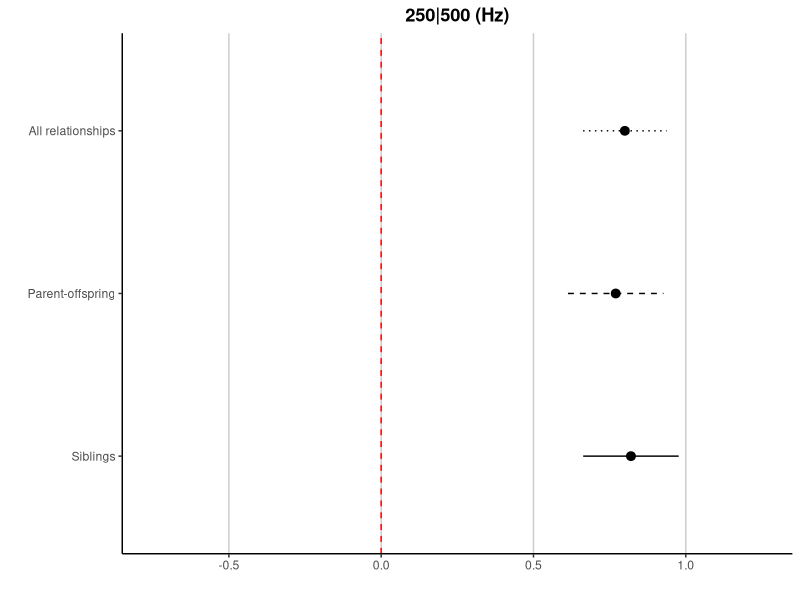
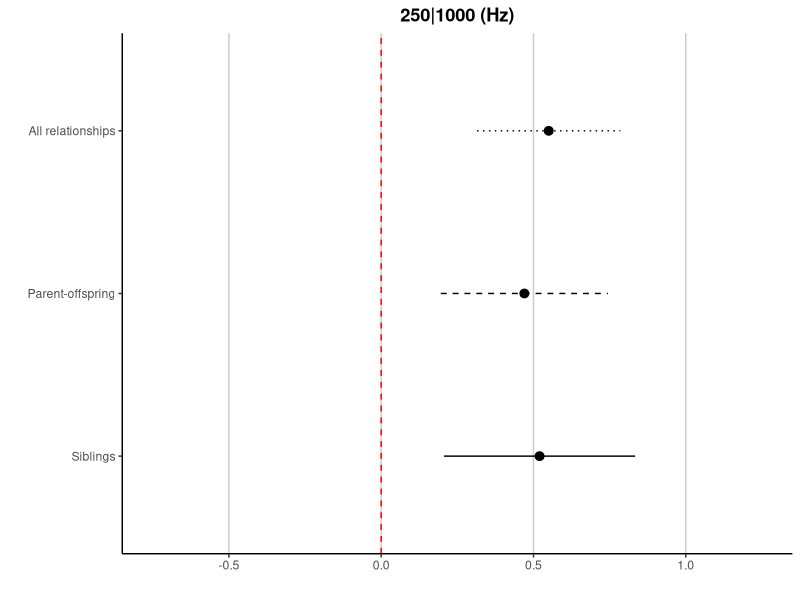
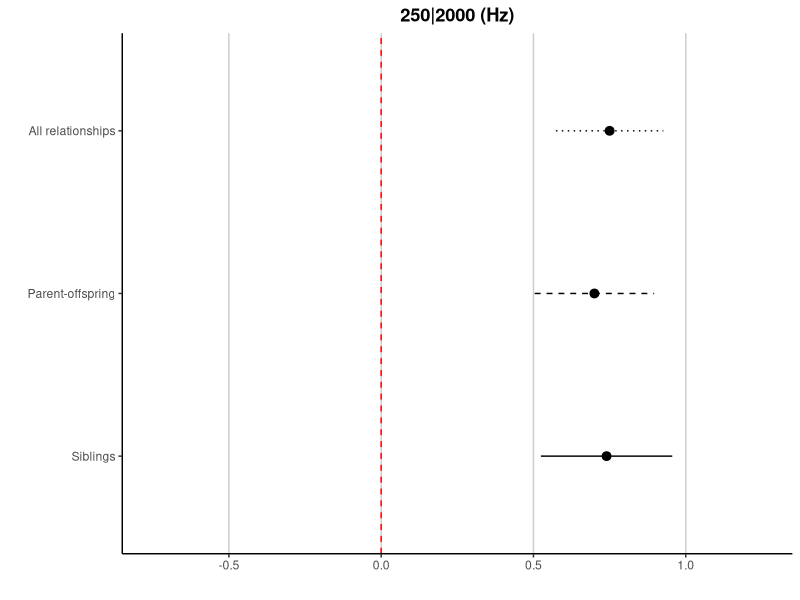
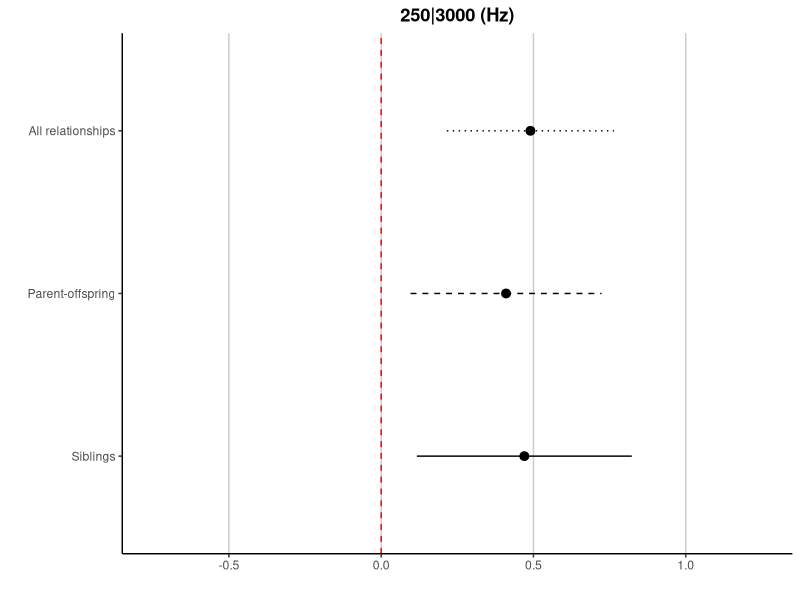
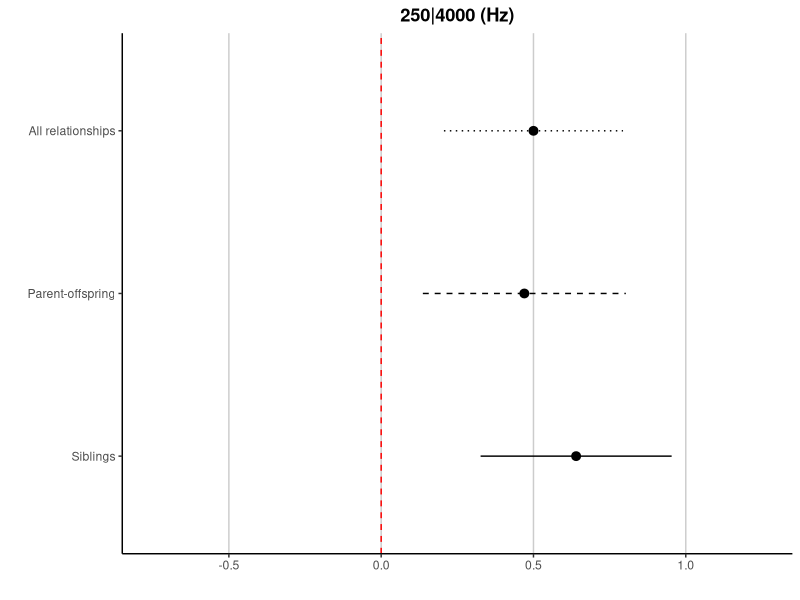
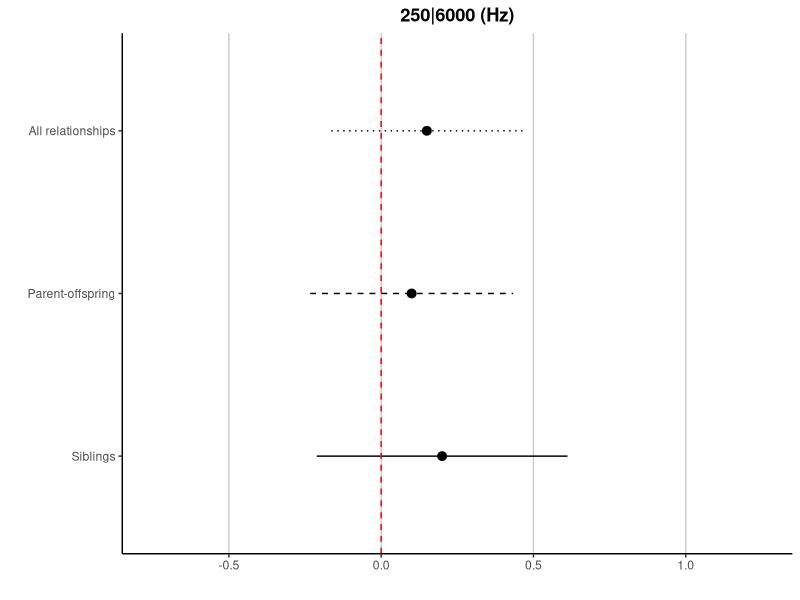
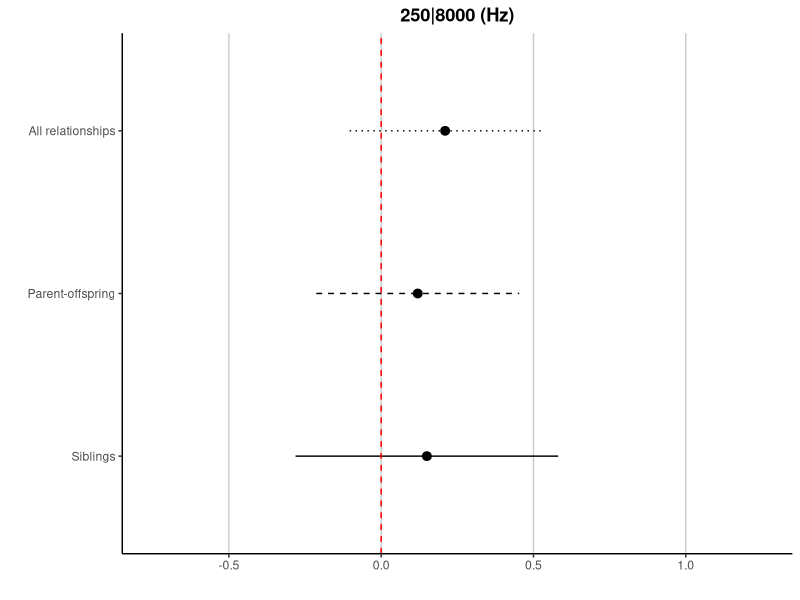
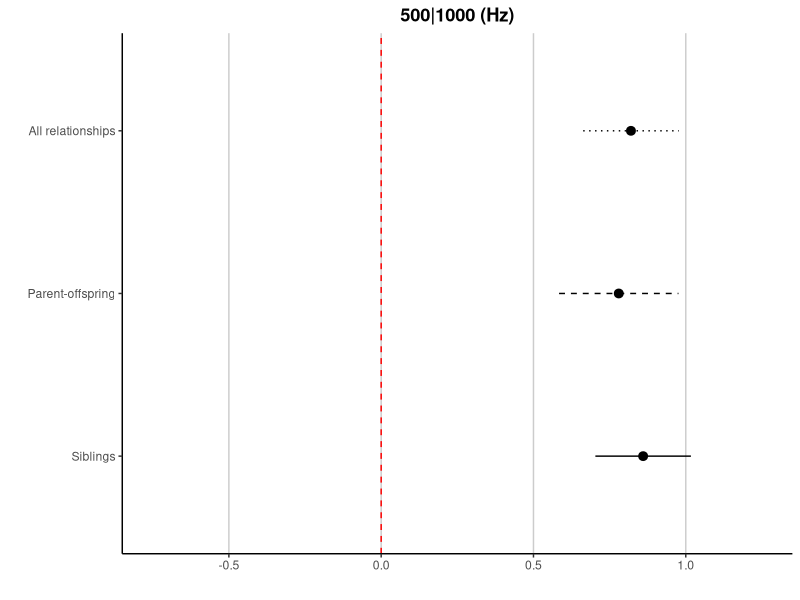

Reproduce these figures in R, in order.
## ---- chunk 1
knitr::opts_chunk$set(echo = TRUE)
## ---- chunk 2
# Load necessary library
library(ggplot2)
library(tidyr)
library(dplyr)
library(gridExtra)

# Define the dataset
data <- data.frame(
   Frequency_comparison = c("250|500", "250|1000", "250|2000", "250|3000", "250|4000", "250|6000", 
                           "250|8000", "500|1000", "500|2000", "500|3000", "500|4000", "500|6000", 
                           "500|8000", "1000|2000", "1000|3000", "1000|4000", "1000|6000", 
                           "1000|8000", "2000|3000", "2000|4000", "2000|6000", "2000|8000", 
                           "3000|4000", "3000|6000", "3000|8000", "4000|6000", "4000|8000", "6000|8000"),
  
  All_RhoG = c(0.80, 0.55, 0.75, 0.49, 0.50, 0.15, 
               0.21, 0.82, 0.90, 0.65, 0.63, 0.12, 
               0.30, 0.82, 0.60, 0.58, -0.05, 
               0.15, 0.63, 0.61, 0.07, 0.20, 
               0.76, 0.54, 0.52, 0.68, 0.61, 0.91),
  
  All_SE = c(0.07, 0.12, 0.09, 0.14, 0.15, 0.16, 
             0.16, 0.08, 0.59, 0.12, 0.14, 0.17, 
             0.16, 0.07, 0.14, 0.16, 0.19, 
             0.19, 0.12, 0.14, 0.18, 0.17, 
             0.11, 0.15, 0.16, 0.12, 0.14, 0.08),
  
  Parent_offspring_RhoG = c(0.77, 0.47, 0.70, 0.41, 0.47, 0.10, 
                            0.12, 0.78, 0.86, 0.60, 0.61, 0.10, 
                            0.25, 0.76, 0.52, 0.49, -0.10, 
                            0.00, 0.62, 0.65, 0.14, 0.25, 
                            0.73, 0.59, 0.60, 0.69, 0.64, 0.97),
  
  Parent_offspring_SE = c(0.08, 0.14, 0.10, 0.16, 0.17, 0.17, 
                          0.17, 0.10, 0.08, 0.14, 0.16, 0.19, 
                          0.18, 0.10, 0.16, 0.19, 0.20, 
                          0.20, 0.12, 0.14, 0.18, 0.18, 
                          0.12, 0.15, 0.15, 0.13, 0.15, 0.07),
  
  Siblings_RhoG = c(0.82, 0.52, 0.74, 0.47, 0.64, 0.20, 
                    0.15, 0.86, 0.93, 0.63, 0.71, 0.09, 
                    0.26, 0.82, 0.42, 0.49, -0.19, 
                    0.02, 0.63, 0.62, 0.01, 0.17, 
                    0.77, 0.49, 0.62, 0.68, 0.58, 0.98),
  
  Siblings_SE = c(0.08, 0.16, 0.11, 0.18, 0.16, 0.21, 
                  0.22, 0.08, 0.06, 0.16, 0.15, 0.23, 
                  0.22, 0.08, 0.19, 0.20, 0.23, 
                  0.24, 0.15, 0.16, 0.23, 0.23, 
                  0.12, 0.19, 0.17, 0.14, 0.18, 0.06)
)

# Display the updated data frame
print(data)

## ---- chunk 3


# Calculate the confidence intervals
library(dplyr)

# Assuming 'data' is your initial dataframe and 'new_data' is the dataframe with updated values as provided earlier

# Merge the new data into the old dataframe, making sure the column names match
data <- data %>%
  mutate(
    Full_Pedigree_RhoG = All_RhoG,
    Full_Pedigree_SE = All_SE,
    Parent_offspring_RhoG = Parent_offspring_RhoG,
    Parent_offspring_SE = Parent_offspring_SE,
    Siblings_RhoG = Siblings_RhoG,
    Siblings_SE = Siblings_SE
  )

# Calculate the confidence intervals
z_value <- 1.96  # For 95% confidence

data <- data %>%
  mutate(
    Full_Pedigree_CI_lower = Full_Pedigree_RhoG - z_value * Full_Pedigree_SE,
    Full_Pedigree_CI_upper = Full_Pedigree_RhoG + z_value * Full_Pedigree_SE,
    Parent_offspring_CI_lower = Parent_offspring_RhoG - z_value * Parent_offspring_SE,
    Parent_offspring_CI_upper = Parent_offspring_RhoG + z_value * Parent_offspring_SE,
    Siblings_CI_lower = Siblings_RhoG - z_value * Siblings_SE,
    Siblings_CI_upper = Siblings_RhoG + z_value * Siblings_SE
  )

# View the updated dataframe
print(data)


## ---- chunk 4
## Reshape the data to long format for plotting and set factor levels
ci_data <- data %>%
  select(Frequency_comparison, 
         Full_Pedigree_RhoG, Full_Pedigree_CI_lower, Full_Pedigree_CI_upper,
         Parent_offspring_RhoG, Parent_offspring_CI_lower, Parent_offspring_CI_upper,
         Siblings_RhoG, Siblings_CI_lower, Siblings_CI_upper) %>%
  pivot_longer(
    cols = c(Full_Pedigree_RhoG, Parent_offspring_RhoG, Siblings_RhoG), 
    names_to = "Relation", values_to = "RhoG"
  ) %>%
  mutate(CI_lower = case_when(
    Relation == "Full_Pedigree_RhoG" ~ Full_Pedigree_CI_lower,
    Relation == "Parent_offspring_RhoG" ~ Parent_offspring_CI_lower,
    Relation == "Siblings_RhoG" ~ Siblings_CI_lower
  ),
  CI_upper = case_when(
    Relation == "Full_Pedigree_RhoG" ~ Full_Pedigree_CI_upper,
    Relation == "Parent_offspring_RhoG" ~ Parent_offspring_CI_upper,
    Relation == "Siblings_RhoG" ~ Siblings_CI_upper
  )) %>%
  mutate(Relation = recode(Relation,
                           "Full_Pedigree_RhoG" = "All relationships",
                           "Parent_offspring_RhoG" = "Parent-offspring",
                           "Siblings_RhoG" = "Siblings")) %>%
  mutate(Relation = factor(Relation, levels = c("Siblings", "Parent-offspring", "All relationships")))




## ---- chunk 5
# Function to create forest plot for a single frequency comparison
plot_forest <- function(data, frequency_comparison) {
  ggplot(data %>% filter(Frequency_comparison == frequency_comparison), 
         aes(y = Relation, x = RhoG, xmin = CI_lower, xmax = CI_upper, 
             linetype = Relation)) +  # Removed size aesthetic to avoid fontsize error
    geom_pointrange(size = 0.5) +  # Set point range size manually
    geom_vline(xintercept = 0, linetype = "dashed", color = "red") +  # Add a vertical line at x = 0
    labs(title = paste(frequency_comparison, "(Hz)"),
         x = "", y = "") +
    scale_x_continuous(limits = c(-.75, 1.25)) +  # Adjust x-axis limits
    scale_linetype_manual(values = c("solid", "dashed", "dotted")) +
    theme_classic() +
    theme(legend.position = "none",
          panel.grid.major.x = element_line(color = "grey80", size = 0.5),  # Vertical gridlines
          plot.title = element_text(hjust = 0.5, face = "bold"))  # Title alignment and style
}

# Create and display plots for each frequency comparison
plots <- lapply(unique(ci_data$Frequency_comparison), function(freq) {
  plot_forest(ci_data, freq)
})

# Print all the plots
for (p in plots) {
  print(p)
}



## ---- chunk 6
plot_forest <- function(data, frequency_comparison) {
  ggplot(data %>% filter(Frequency_comparison == frequency_comparison), 
         aes(y = Relation, x = RhoG, xmin = CI_lower, xmax = CI_upper, 
             linetype = Relation)) +  # Removed size aesthetic to avoid fontsize error
    geom_pointrange(size = 0.5) +  # Set point range size manually
    geom_vline(xintercept = 0, linetype = "dashed", color = "red") +  # Add a vertical line at x = 0
    labs(title = paste(frequency_comparison, "(Hz)"),
         x = "", y = "") +
    scale_x_continuous(limits = c(-.75, 1.25)) +  # Adjust x-axis limits
    scale_linetype_manual(values = c("solid", "dashed", "dotted")) +
    theme_classic() +
    theme(legend.position = "none",
          panel.grid.major.x = element_line(color = "grey80", size = 0.5),  # Vertical gridlines
          plot.title = element_text(hjust = 0.5, face = "bold"))  # Title alignment and style
}

# Create and display plots for each frequency comparison
plots <- lapply(unique(ci_data$Frequency_comparison), function(freq) {
  plot_forest(ci_data, freq)
})


# Combine the plots into one figure using gridExtra
combined_plot <- grid.arrange(grobs = plots, ncol = 7)  # Adjust based on your number of plots
# Save the combined plot to a file
ggsave("combined_RhoG.png", combined_plot, width = 30, height = 10, dpi = 300)

# Display the combined plot
print(combined_plot)

